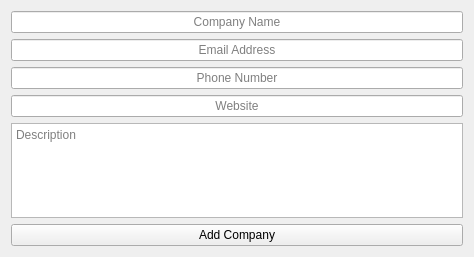
<?xml version="1.0" encoding="UTF-8"?>
<ui version="4.0">
 <class>Form</class>
 <widget class="QWidget" name="Form">
  <property name="geometry">
   <rect>
    <x>0</x>
    <y>0</y>
    <width>474</width>
    <height>257</height>
   </rect>
  </property>
  <property name="windowTitle">
   <string>Form</string>
  </property>
  <layout class="QGridLayout" name="gridLayout">
   <item row="0" column="0">
    <widget class="QLineEdit" name="CompanyNameLineEdit">
     <property name="alignment">
      <set>Qt::AlignCenter</set>
     </property>
     <property name="placeholderText">
      <string>Company Name</string>
     </property>
    </widget>
   </item>
   <item row="2" column="0">
    <widget class="QLineEdit" name="PhoneNumberLineEdit">
     <property name="alignment">
      <set>Qt::AlignCenter</set>
     </property>
     <property name="placeholderText">
      <string>Phone Number</string>
     </property>
    </widget>
   </item>
   <item row="3" column="0">
    <widget class="QLineEdit" name="WebsiteLineEdit">
     <property name="alignment">
      <set>Qt::AlignCenter</set>
     </property>
     <property name="placeholderText">
      <string>Website</string>
     </property>
    </widget>
   </item>
   <item row="4" column="0">
    <widget class="QTextEdit" name="DescriptionTextEdit">
     <property name="placeholderText">
      <string>Description</string>
     </property>
    </widget>
   </item>
   <item row="1" column="0">
    <widget class="QLineEdit" name="EmailAddressLineEdit">
     <property name="alignment">
      <set>Qt::AlignCenter</set>
     </property>
     <property name="placeholderText">
      <string>Email Address</string>
     </property>
    </widget>
   </item>
   <item row="5" column="0">
    <widget class="QPushButton" name="AddCompanyPushButton">
     <property name="text">
      <string>Add Company</string>
     </property>
    </widget>
   </item>
  </layout>
 </widget>
 <resources/>
 <connections/>
</ui>
